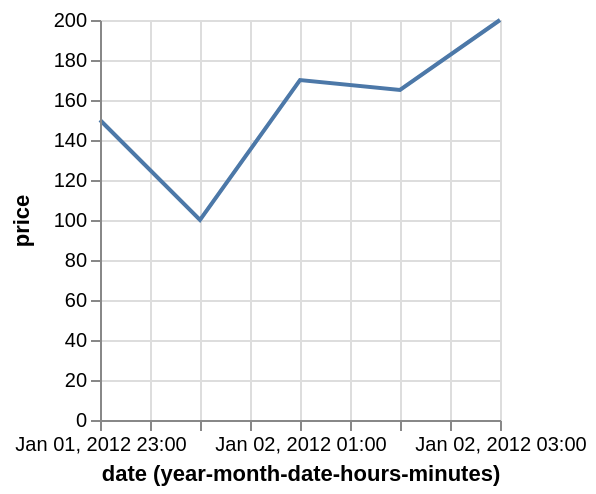

This figure's Vega-Lite source:
### Vega specification from a JSON file in a GitHub repository (floating-point values rounded to 4 significant figures)
{"$schema": "https://vega.github.io/schema/vega/v3.0.json", "description": "Google's stock price over time.", "autosize": "pad", "padding": 5, "width": 200, "height": 200, "style": "cell", "data": [{"name": "source_0", "values": [{"date": "Sun, 01 Jan 2012 23:00:00", "price": 150}, {"date": "Sun, 02 Jan 2012 00:00:00", "price": 100}, {"date": "Sun, 02 Jan 2012 01:00:00", "price": 170}, {"date": "Sun, 02 Jan 2012 02:00:00", "price": 165}, {"date": "Sun, 02 Jan 2012 03:00:00", "price": 200}]}, {"name": "data_0", "source": "source_0", "transform": [{"type": "formula", "expr": "toDate(datum[\"date\"])", "as": "date"}, {"type": "formula", "expr": "toNumber(datum[\"price\"])", "as": "price"}, {"type": "formula", "as": "yearmonthdatehoursminutes_date", "expr": "datetime(year(datum[\"date\"]), month(datum[\"date\"]), date(datum[\"date\"]), hours(datum[\"date\"]), minutes(datum[\"date\"]), 0, 0)"}, {"type": "filter", "expr": "datum[\"yearmonthdatehoursminutes_date\"] !== null && !isNaN(datum[\"yearmonthdatehoursminutes_date\"]) && datum[\"price\"] !== null && !isNaN(datum[\"price\"])"}]}], "marks": [{"name": "marks", "type": "line", "style": ["line"], "sort": {"field": "datum[\"yearmonthdatehoursminutes_date\"]", "order": "descending"}, "from": {"data": "data_0"}, "encode": {"update": {"x": {"scale": "x", "field": "yearmonthdatehoursminutes_date"}, "y": {"scale": "y", "field": "price"}, "stroke": {"value": "#4c78a8"}}}}], "scales": [{"name": "x", "type": "utc", "domain": {"data": "data_0", "field": "yearmonthdatehoursminutes_date"}, "range": [0, {"signal": "width"}]}, {"name": "y", "type": "linear", "domain": {"data": "data_0", "field": "price"}, "range": [{"signal": "height"}, 0], "nice": true, "zero": true}], "axes": [{"scale": "x", "orient": "bottom", "labelOverlap": true, "tickCount": {"signal": "ceil(width/25)"}, "title": "date (year-month-date-hours-minutes)", "zindex": 1, "encode": {"labels": {"update": {"text": {"signal": "utcFormat(datum.value, '%b %d, %Y %H:%M')"}}}}}, {"scale": "x", "orient": "bottom", "domain": false, "grid": true, "labels": false, "maxExtent": 0, "minExtent": 0, "tickCount": {"signal": "ceil(width/25)"}, "ticks": false, "zindex": 0, "gridScale": "y"}, {"scale": "y", "orient": "left", "labelOverlap": true, "tickCount": {"signal": "ceil(height/25)"}, "title": "price", "zindex": 1}, {"scale": "y", "orient": "left", "domain": false, "grid": true, "labels": false, "maxExtent": 0, "minExtent": 0, "tickCount": {"signal": "ceil(height/25)"}, "ticks": false, "zindex": 0, "gridScale": "x"}], "config": {"axisY": {"minExtent": 30}}}
